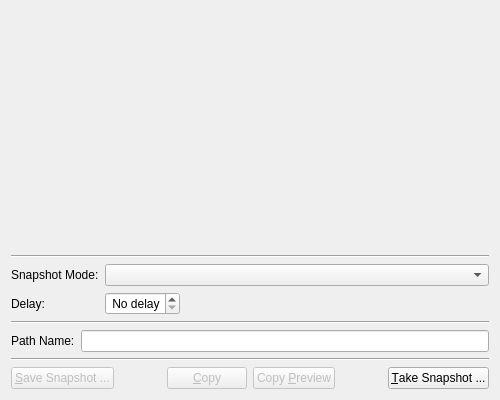
<?xml version="1.0" encoding="UTF-8"?>
<ui version="4.0">
 <class>SnapWidget</class>
 <widget class="QWidget" name="SnapWidget">
  <property name="geometry">
   <rect>
    <x>0</x>
    <y>0</y>
    <width>500</width>
    <height>400</height>
   </rect>
  </property>
  <property name="minimumSize">
   <size>
    <width>250</width>
    <height>300</height>
   </size>
  </property>
  <property name="windowTitle">
   <string>eric6 Snapshot</string>
  </property>
  <layout class="QVBoxLayout" name="verticalLayout">
   <item>
    <widget class="SnapshotPreview" name="preview">
     <property name="sizePolicy">
      <sizepolicy hsizetype="Expanding" vsizetype="Expanding">
       <horstretch>0</horstretch>
       <verstretch>0</verstretch>
      </sizepolicy>
     </property>
     <property name="minimumSize">
      <size>
       <width>230</width>
       <height>130</height>
      </size>
     </property>
     <property name="alignment">
      <set>Qt::AlignCenter</set>
     </property>
    </widget>
   </item>
   <item>
    <widget class="Line" name="line">
     <property name="orientation">
      <enum>Qt::Horizontal</enum>
     </property>
    </widget>
   </item>
   <item>
    <layout class="QFormLayout" name="formLayout">
     <item row="0" column="0">
      <widget class="QLabel" name="label">
       <property name="text">
        <string>Snapshot Mode:</string>
       </property>
      </widget>
     </item>
     <item row="0" column="1">
      <widget class="QComboBox" name="modeCombo">
       <property name="sizePolicy">
        <sizepolicy hsizetype="Expanding" vsizetype="Fixed">
         <horstretch>0</horstretch>
         <verstretch>0</verstretch>
        </sizepolicy>
       </property>
       <property name="toolTip">
        <string>Select the snapshot mode</string>
       </property>
      </widget>
     </item>
     <item row="1" column="0">
      <widget class="QLabel" name="label_2">
       <property name="text">
        <string>Delay:</string>
       </property>
      </widget>
     </item>
     <item row="1" column="1">
      <layout class="QHBoxLayout" name="horizontalLayout_2">
       <item>
        <widget class="QSpinBox" name="delaySpin">
         <property name="toolTip">
          <string>Enter the delay before taking the snapshot</string>
         </property>
         <property name="alignment">
          <set>Qt::AlignRight|Qt::AlignTrailing|Qt::AlignVCenter</set>
         </property>
         <property name="specialValueText">
          <string> No delay</string>
         </property>
         <property name="suffix">
          <string> s</string>
         </property>
        </widget>
       </item>
       <item>
        <spacer name="horizontalSpacer_4">
         <property name="orientation">
          <enum>Qt::Horizontal</enum>
         </property>
         <property name="sizeHint" stdset="0">
          <size>
           <width>40</width>
           <height>20</height>
          </size>
         </property>
        </spacer>
       </item>
      </layout>
     </item>
    </layout>
   </item>
   <item>
    <widget class="Line" name="line_3">
     <property name="orientation">
      <enum>Qt::Horizontal</enum>
     </property>
    </widget>
   </item>
   <item>
    <layout class="QHBoxLayout" name="horizontalLayout_3">
     <item>
      <widget class="QLabel" name="label_3">
       <property name="text">
        <string>Path Name:</string>
       </property>
      </widget>
     </item>
     <item>
      <widget class="QLineEdit" name="pathNameEdit">
       <property name="toolTip">
        <string>Shows the name of the directory used for saving</string>
       </property>
       <property name="readOnly">
        <bool>true</bool>
       </property>
      </widget>
     </item>
    </layout>
   </item>
   <item>
    <widget class="Line" name="line_2">
     <property name="orientation">
      <enum>Qt::Horizontal</enum>
     </property>
    </widget>
   </item>
   <item>
    <layout class="QHBoxLayout" name="horizontalLayout">
     <item>
      <widget class="QPushButton" name="saveButton">
       <property name="enabled">
        <bool>false</bool>
       </property>
       <property name="toolTip">
        <string>Press to save the snapshot</string>
       </property>
       <property name="text">
        <string>&amp;Save Snapshot ...</string>
       </property>
      </widget>
     </item>
     <item>
      <spacer name="horizontalSpacer">
       <property name="orientation">
        <enum>Qt::Horizontal</enum>
       </property>
       <property name="sizeHint" stdset="0">
        <size>
         <width>40</width>
         <height>20</height>
        </size>
       </property>
      </spacer>
     </item>
     <item>
      <widget class="QPushButton" name="copyButton">
       <property name="enabled">
        <bool>false</bool>
       </property>
       <property name="toolTip">
        <string>Press to copy the snapshot to the clipboard</string>
       </property>
       <property name="text">
        <string>&amp;Copy</string>
       </property>
      </widget>
     </item>
     <item>
      <widget class="QPushButton" name="copyPreviewButton">
       <property name="enabled">
        <bool>false</bool>
       </property>
       <property name="toolTip">
        <string>Press to copy the snapshot preview to the clipboard</string>
       </property>
       <property name="text">
        <string>Copy &amp;Preview</string>
       </property>
      </widget>
     </item>
     <item>
      <spacer name="horizontalSpacer_5">
       <property name="orientation">
        <enum>Qt::Horizontal</enum>
       </property>
       <property name="sizeHint" stdset="0">
        <size>
         <width>28</width>
         <height>20</height>
        </size>
       </property>
      </spacer>
     </item>
     <item>
      <widget class="QPushButton" name="takeButton">
       <property name="toolTip">
        <string>Press to take a snapshot</string>
       </property>
       <property name="text">
        <string>&amp;Take Snapshot ...</string>
       </property>
      </widget>
     </item>
    </layout>
   </item>
  </layout>
 </widget>
 <customwidgets>
  <customwidget>
   <class>SnapshotPreview</class>
   <extends>QLabel</extends>
   <header>Snapshot/SnapshotPreview.h</header>
  </customwidget>
 </customwidgets>
 <tabstops>
  <tabstop>modeCombo</tabstop>
  <tabstop>delaySpin</tabstop>
  <tabstop>takeButton</tabstop>
  <tabstop>pathNameEdit</tabstop>
  <tabstop>saveButton</tabstop>
  <tabstop>copyButton</tabstop>
  <tabstop>copyPreviewButton</tabstop>
 </tabstops>
 <resources/>
 <connections/>
</ui>
